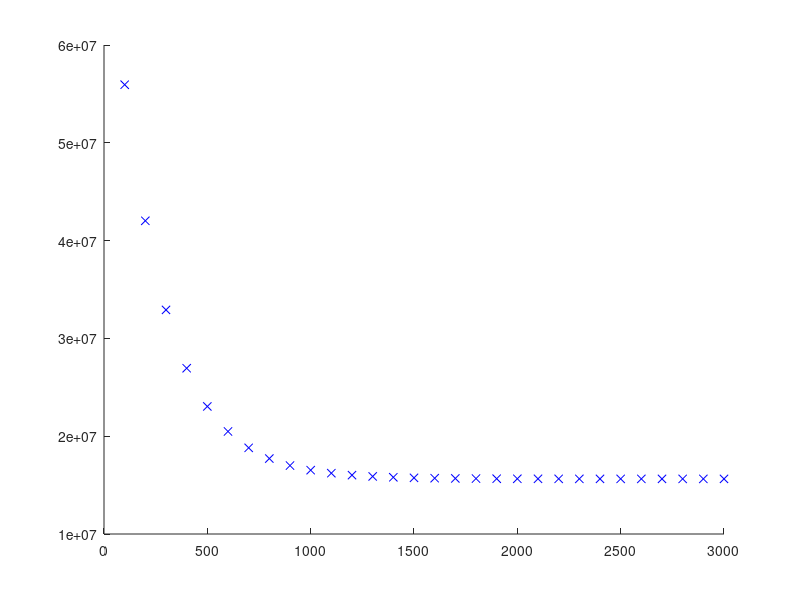

Reproduce this figure in MATLAB.
x = [1.1,1.3,1.5,2,2.2,2.9,3,3.2,3.2,3.7,3.9,4,4,4.1,4.5,4.9,5.1,5.3,5.9,6,6.8,7.1,7.9,8.2,8.7,9,9.5,9.6,10.3,10.5];
y = [39343,46205,37731,43525,39891,56642,60150,54445,64445,57189,63218,55794,56957,57081,61111,67938,66029,83088,81363,93940,91738,98273,101302,113812,109431,105582,116969,112635,122391,121872];

theta = [0, 0];
alpha = 0.01;

function prediction = h(theta, x)
  prediction = theta(1) + theta(2) * x;
end

function error = cost(theta, x, y)
  m = length(x);
  error = 0;

  for i = 1:m
    prediction = h(theta, x(i));
    diff = prediction - y(i);
    error = error + diff * diff;
  end
  error = error / (2 * m);
end

function newTheta = gradientDescent(theta, alpha, x, y)
  m = length(x);
  newTheta = [0, 0];
  error = [0, 0];

  for i = 1:m
    error(1) = error(1) + (h(theta, x(i)) - y(i));
    error(2) = error(2) + ((h(theta, x(i)) - y(i)) * x(i));
  end
  newTheta(1) = theta(1) - ((alpha * error(1)) / m);
  newTheta(2) = theta(2) - ((alpha * error(2)) / m);
end


figure;
hold on

for i = 1:3000
  theta = gradientDescent(theta, alpha, x, y);
  if mod(i, 100) == 0
    disp(cost(theta, x, y));
    plot(i, cost(theta, x, y), 'bx');
  end
end

hold off

% plot the data and the best-fit line
%figure;
%set (0,'defaultaxesposition', [0.15, 0.1, 0.7, 0.7]);

%plot(x, y, 'rx');
%hold on;
%plot(1, h(theta, 1));
%plot(min(x):max(x), h(theta, min(x):max(x)), '-')
%plot(X(:, 2), X * theta, '-')